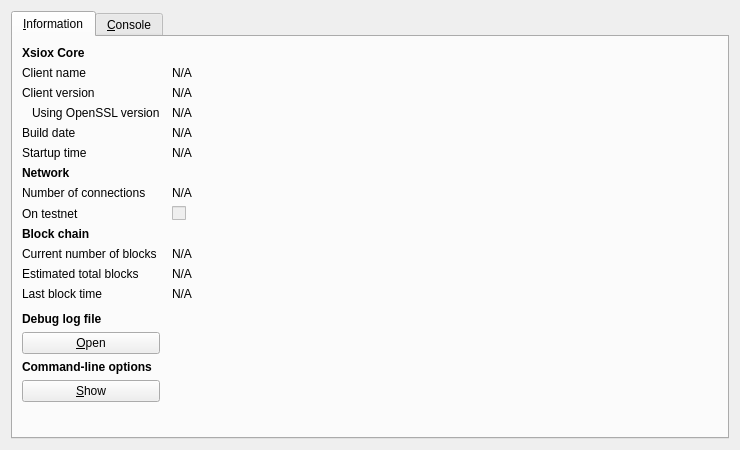
<?xml version="1.0" encoding="UTF-8"?>
<ui version="4.0">
 <class>RPCConsole</class>
 <widget class="QDialog" name="RPCConsole">
  <property name="geometry">
   <rect>
    <x>0</x>
    <y>0</y>
    <width>740</width>
    <height>450</height>
   </rect>
  </property>
  <property name="windowTitle">
   <string>Xsiox - Debug window</string>
  </property>
  <layout class="QVBoxLayout" name="verticalLayout_2">
   <item>
    <widget class="QTabWidget" name="tabWidget">
     <property name="currentIndex">
      <number>0</number>
     </property>
     <widget class="QWidget" name="tab_info">
      <attribute name="title">
       <string>&amp;Information</string>
      </attribute>
      <layout class="QGridLayout" name="gridLayout" columnstretch="0,1">
       <property name="horizontalSpacing">
        <number>12</number>
       </property>
       <item row="0" column="0">
        <widget class="QLabel" name="label_9">
         <property name="font">
          <font>
           <weight>75</weight>
           <bold>true</bold>
          </font>
         </property>
         <property name="text">
          <string>Xsiox Core</string>
         </property>
        </widget>
       </item>
       <item row="1" column="0">
        <widget class="QLabel" name="label_5">
         <property name="text">
          <string>Client name</string>
         </property>
        </widget>
       </item>
       <item row="1" column="1">
        <widget class="QLabel" name="clientName">
         <property name="cursor">
          <cursorShape>IBeamCursor</cursorShape>
         </property>
         <property name="text">
          <string>N/A</string>
         </property>
         <property name="textFormat">
          <enum>Qt::PlainText</enum>
         </property>
         <property name="textInteractionFlags">
          <set>Qt::LinksAccessibleByMouse|Qt::TextSelectableByKeyboard|Qt::TextSelectableByMouse</set>
         </property>
        </widget>
       </item>
       <item row="2" column="0">
        <widget class="QLabel" name="label_6">
         <property name="text">
          <string>Client version</string>
         </property>
        </widget>
       </item>
       <item row="2" column="1">
        <widget class="QLabel" name="clientVersion">
         <property name="cursor">
          <cursorShape>IBeamCursor</cursorShape>
         </property>
         <property name="text">
          <string>N/A</string>
         </property>
         <property name="textFormat">
          <enum>Qt::PlainText</enum>
         </property>
         <property name="textInteractionFlags">
          <set>Qt::LinksAccessibleByMouse|Qt::TextSelectableByKeyboard|Qt::TextSelectableByMouse</set>
         </property>
        </widget>
       </item>
       <item row="3" column="0">
        <widget class="QLabel" name="label_14">
         <property name="text">
          <string>Using OpenSSL version</string>
         </property>
         <property name="indent">
          <number>10</number>
         </property>
        </widget>
       </item>
       <item row="3" column="1">
        <widget class="QLabel" name="openSSLVersion">
         <property name="cursor">
          <cursorShape>IBeamCursor</cursorShape>
         </property>
         <property name="text">
          <string>N/A</string>
         </property>
         <property name="textFormat">
          <enum>Qt::PlainText</enum>
         </property>
         <property name="textInteractionFlags">
          <set>Qt::LinksAccessibleByMouse|Qt::TextSelectableByKeyboard|Qt::TextSelectableByMouse</set>
         </property>
        </widget>
       </item>
       <item row="4" column="0">
        <widget class="QLabel" name="label_12">
         <property name="text">
          <string>Build date</string>
         </property>
        </widget>
       </item>
       <item row="4" column="1">
        <widget class="QLabel" name="buildDate">
         <property name="cursor">
          <cursorShape>IBeamCursor</cursorShape>
         </property>
         <property name="text">
          <string>N/A</string>
         </property>
         <property name="textFormat">
          <enum>Qt::PlainText</enum>
         </property>
         <property name="textInteractionFlags">
          <set>Qt::LinksAccessibleByMouse|Qt::TextSelectableByKeyboard|Qt::TextSelectableByMouse</set>
         </property>
        </widget>
       </item>
       <item row="5" column="0">
        <widget class="QLabel" name="label_13">
         <property name="text">
          <string>Startup time</string>
         </property>
        </widget>
       </item>
       <item row="5" column="1">
        <widget class="QLabel" name="startupTime">
         <property name="cursor">
          <cursorShape>IBeamCursor</cursorShape>
         </property>
         <property name="text">
          <string>N/A</string>
         </property>
         <property name="textFormat">
          <enum>Qt::PlainText</enum>
         </property>
         <property name="textInteractionFlags">
          <set>Qt::LinksAccessibleByMouse|Qt::TextSelectableByKeyboard|Qt::TextSelectableByMouse</set>
         </property>
        </widget>
       </item>
       <item row="6" column="0">
        <widget class="QLabel" name="label_11">
         <property name="font">
          <font>
           <weight>75</weight>
           <bold>true</bold>
          </font>
         </property>
         <property name="text">
          <string>Network</string>
         </property>
        </widget>
       </item>
       <item row="7" column="0">
        <widget class="QLabel" name="label_7">
         <property name="text">
          <string>Number of connections</string>
         </property>
        </widget>
       </item>
       <item row="7" column="1">
        <widget class="QLabel" name="numberOfConnections">
         <property name="cursor">
          <cursorShape>IBeamCursor</cursorShape>
         </property>
         <property name="text">
          <string>N/A</string>
         </property>
         <property name="textFormat">
          <enum>Qt::PlainText</enum>
         </property>
         <property name="textInteractionFlags">
          <set>Qt::LinksAccessibleByMouse|Qt::TextSelectableByKeyboard|Qt::TextSelectableByMouse</set>
         </property>
        </widget>
       </item>
       <item row="8" column="0">
        <widget class="QLabel" name="label_8">
         <property name="text">
          <string>On testnet</string>
         </property>
        </widget>
       </item>
       <item row="8" column="1">
        <widget class="QCheckBox" name="isTestNet">
         <property name="enabled">
          <bool>false</bool>
         </property>
         <property name="text">
          <string/>
         </property>
        </widget>
       </item>
       <item row="9" column="0">
        <widget class="QLabel" name="label_10">
         <property name="font">
          <font>
           <weight>75</weight>
           <bold>true</bold>
          </font>
         </property>
         <property name="text">
          <string>Block chain</string>
         </property>
        </widget>
       </item>
       <item row="10" column="0">
        <widget class="QLabel" name="label_3">
         <property name="text">
          <string>Current number of blocks</string>
         </property>
        </widget>
       </item>
       <item row="10" column="1">
        <widget class="QLabel" name="numberOfBlocks">
         <property name="cursor">
          <cursorShape>IBeamCursor</cursorShape>
         </property>
         <property name="text">
          <string>N/A</string>
         </property>
         <property name="textFormat">
          <enum>Qt::PlainText</enum>
         </property>
         <property name="textInteractionFlags">
          <set>Qt::LinksAccessibleByMouse|Qt::TextSelectableByKeyboard|Qt::TextSelectableByMouse</set>
         </property>
        </widget>
       </item>
       <item row="11" column="0">
        <widget class="QLabel" name="label_4">
         <property name="text">
          <string>Estimated total blocks</string>
         </property>
        </widget>
       </item>
       <item row="11" column="1">
        <widget class="QLabel" name="totalBlocks">
         <property name="cursor">
          <cursorShape>IBeamCursor</cursorShape>
         </property>
         <property name="text">
          <string>N/A</string>
         </property>
         <property name="textFormat">
          <enum>Qt::PlainText</enum>
         </property>
         <property name="textInteractionFlags">
          <set>Qt::LinksAccessibleByMouse|Qt::TextSelectableByKeyboard|Qt::TextSelectableByMouse</set>
         </property>
        </widget>
       </item>
       <item row="12" column="0">
        <widget class="QLabel" name="label_2">
         <property name="text">
          <string>Last block time</string>
         </property>
        </widget>
       </item>
       <item row="12" column="1">
        <widget class="QLabel" name="lastBlockTime">
         <property name="cursor">
          <cursorShape>IBeamCursor</cursorShape>
         </property>
         <property name="text">
          <string>N/A</string>
         </property>
         <property name="textFormat">
          <enum>Qt::PlainText</enum>
         </property>
         <property name="textInteractionFlags">
          <set>Qt::LinksAccessibleByMouse|Qt::TextSelectableByKeyboard|Qt::TextSelectableByMouse</set>
         </property>
        </widget>
       </item>
       <item row="13" column="0">
        <spacer name="verticalSpacer_2">
         <property name="orientation">
          <enum>Qt::Vertical</enum>
         </property>
         <property name="sizeHint" stdset="0">
          <size>
           <width>20</width>
           <height>20</height>
          </size>
         </property>
        </spacer>
       </item>
       <item row="14" column="0">
        <widget class="QLabel" name="labelDebugLogfile">
         <property name="font">
          <font>
           <weight>75</weight>
           <bold>true</bold>
          </font>
         </property>
         <property name="text">
          <string>Debug log file</string>
         </property>
        </widget>
       </item>
       <item row="15" column="0">
        <widget class="QPushButton" name="openDebugLogfileButton">
         <property name="toolTip">
          <string>Open the Xsiox debug log file from the current data directory. This can take a few seconds for large log files.</string>
         </property>
         <property name="text">
          <string>&amp;Open</string>
         </property>
         <property name="autoDefault">
          <bool>false</bool>
         </property>
        </widget>
       </item>
       <item row="16" column="0">
        <widget class="QLabel" name="labelCLOptions">
         <property name="font">
          <font>
           <weight>75</weight>
           <bold>true</bold>
          </font>
         </property>
         <property name="text">
          <string>Command-line options</string>
         </property>
        </widget>
       </item>
       <item row="17" column="0">
        <widget class="QPushButton" name="showCLOptionsButton">
         <property name="toolTip">
          <string>Show the Xsiox-Qt help message to get a list with possible Xsiox command-line options.</string>
         </property>
         <property name="text">
          <string>&amp;Show</string>
         </property>
         <property name="autoDefault">
          <bool>false</bool>
         </property>
        </widget>
       </item>
       <item row="18" column="0">
        <spacer name="verticalSpacer">
         <property name="orientation">
          <enum>Qt::Vertical</enum>
         </property>
         <property name="sizeHint" stdset="0">
          <size>
           <width>20</width>
           <height>40</height>
          </size>
         </property>
        </spacer>
       </item>
      </layout>
     </widget>
     <widget class="QWidget" name="tab_console">
      <attribute name="title">
       <string>&amp;Console</string>
      </attribute>
      <layout class="QVBoxLayout" name="verticalLayout_3">
       <property name="spacing">
        <number>3</number>
       </property>
       <item>
        <widget class="QTextEdit" name="messagesWidget">
         <property name="minimumSize">
          <size>
           <width>0</width>
           <height>100</height>
          </size>
         </property>
         <property name="readOnly">
          <bool>true</bool>
         </property>
         <property name="tabKeyNavigation" stdset="0">
          <bool>false</bool>
         </property>
         <property name="columnCount" stdset="0">
          <number>2</number>
         </property>
        </widget>
       </item>
       <item>
        <layout class="QHBoxLayout" name="horizontalLayout">
         <property name="spacing">
          <number>3</number>
         </property>
         <item>
          <widget class="QLabel" name="label">
           <property name="text">
            <string notr="true">&gt;</string>
           </property>
          </widget>
         </item>
         <item>
          <widget class="QLineEdit" name="lineEdit"/>
         </item>
         <item>
          <widget class="QPushButton" name="clearButton">
           <property name="maximumSize">
            <size>
             <width>24</width>
             <height>24</height>
            </size>
           </property>
           <property name="toolTip">
            <string>Clear console</string>
           </property>
           <property name="text">
            <string/>
           </property>
           <property name="icon">
            <iconset resource="../bitcoin.qrc">
             <normaloff>:/icons/remove</normaloff>:/icons/remove</iconset>
           </property>
           <property name="shortcut">
            <string notr="true">Ctrl+L</string>
           </property>
           <property name="autoDefault">
            <bool>false</bool>
           </property>
          </widget>
         </item>
        </layout>
       </item>
      </layout>
     </widget>
    </widget>
   </item>
  </layout>
 </widget>
 <resources>
  <include location="../bitcoin.qrc"/>
 </resources>
 <connections/>
</ui>
